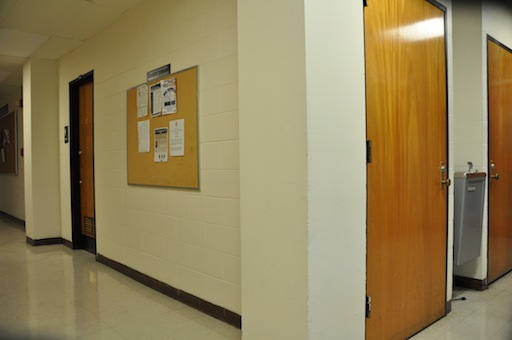
%> input picture HallWay1/DSC_0281.JPG, 512 x 340 px
$ octave featureMatchExample.m   (GNU Octave 9; MATLAB toolbox functions it lacks are replaced by stand-ins)
%> lines starting %> are read from the running program, lines starting %| are printed output that depends on the picture
clear;
I1 = rgb2gray(imread('./HallWay1/DSC_0281.JPG'));
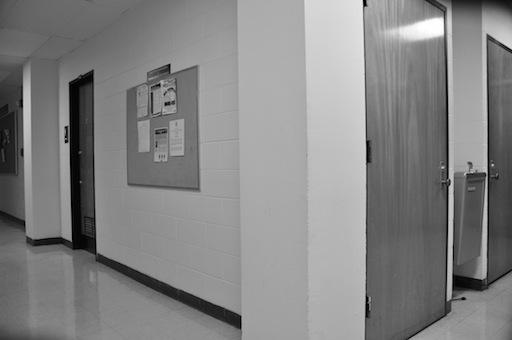
%> I1: size 340x512 uint8; min 0, max 255, mean 132
I2 = rgb2gray(imread('./HallWay1/DSC_0282.JPG'));
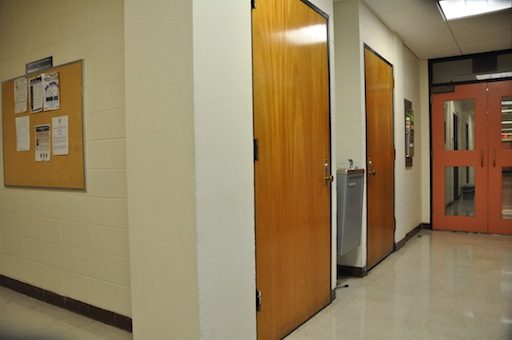
%> input picture HallWay1/DSC_0282.JPG, 512 x 340 px
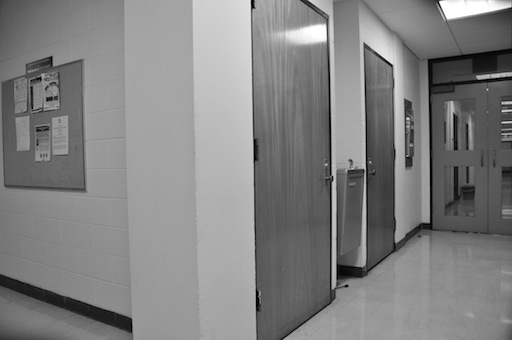
%> I2: size 340x512 uint8; min 0, max 255, mean 129.6

points1 = detectHarrisFeatures(I1);
%> points1 = 86 points; strongest (x, y): (365, 6), (66, 143), (449, 179), (486, 173), (66, 128)
points2 = detectHarrisFeatures(I2);
%> points2 = 90 points; strongest (x, y): (440, 3), (253, 9), (408, 119), (365, 169), (332, 176)

[f1, vpts1] = extractFeatures(I1, points1);
%> vpts1 = 44 points; strongest (x, y): (66, 143), (449, 179), (66, 128), (160, 85), (166, 105)
[f2, vpts2] = extractFeatures(I2, points2);
%> vpts2 = 36 points; strongest (x, y): (408, 119), (365, 169), (332, 176), (407, 157), (393, 66)

indexPairs = matchFeatures(f1, f2) ;
%> indexPairs = [37 1; 38 2; 40 3; 41 3; 42 5]
%> (the run ends here)
